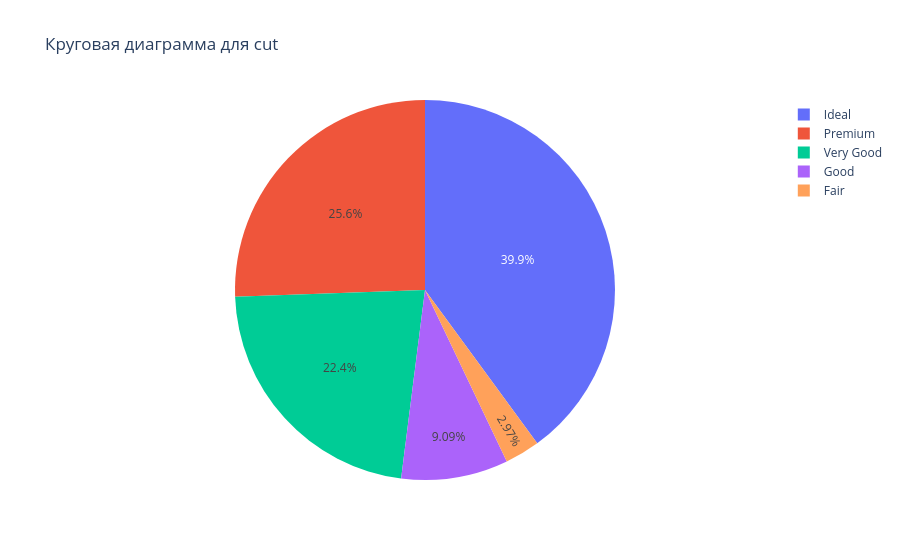
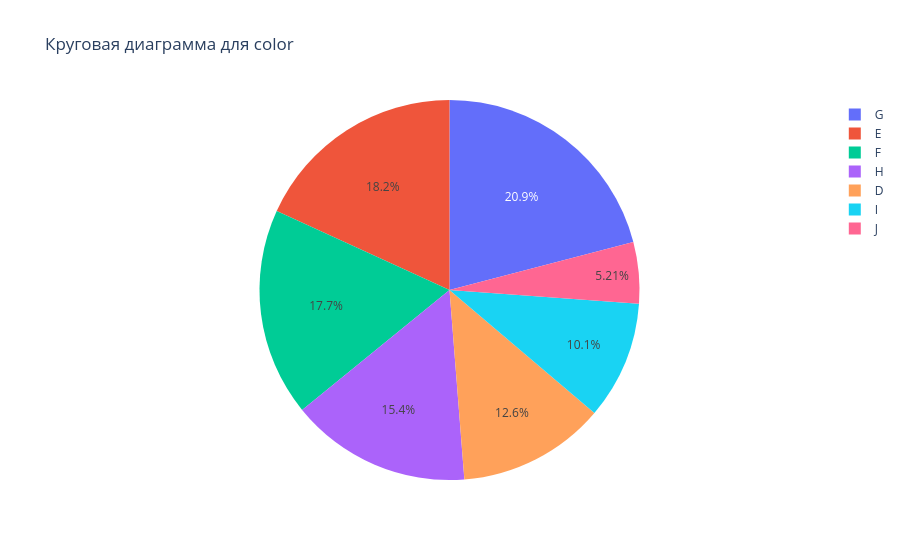
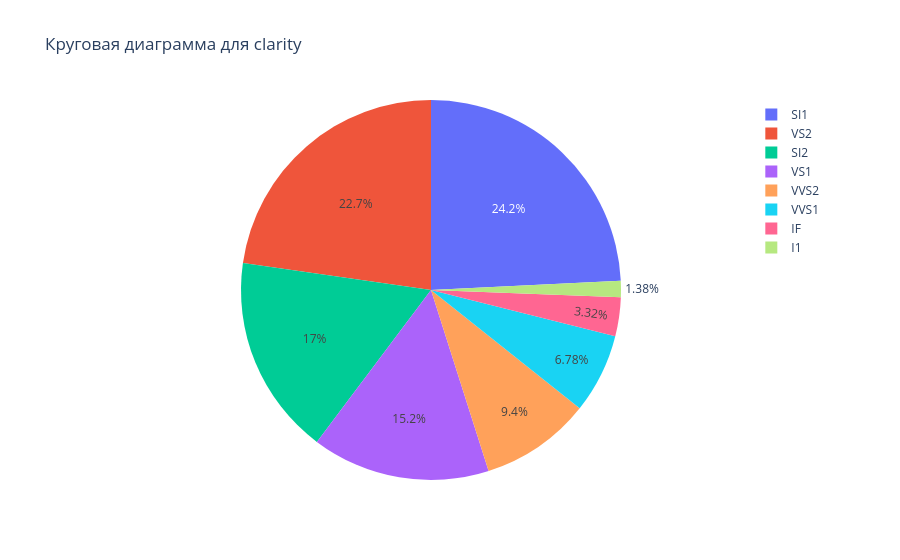

Here is the notebook cell these charts were saved with, in order:
### Code cell
create_pie_charts(df, category)

### Figure 1 — Plotly figure (JSON) as saved in the notebook; plotly's stock layout.template omitted (floating-point values rounded to 4 significant figures)
{"data": [{"domain": {"x": [0, 1], "y": [0, 1]}, "hovertemplate": "cut=%{label}<br>count=%{value}<extra></extra>", "labels": ["Ideal", "Premium", "Very Good", "Good", "Fair"], "legendgroup": "", "name": "", "showlegend": true, "type": "pie", "values": [21488, 13748, 12069, 4891, 1598]}], "layout": {"legend": {"tracegroupgap": 0}, "title": {"text": "Круговая диаграмма для cut"}}}

### Figure 2 — Plotly figure (JSON) as saved in the notebook; plotly's stock layout.template omitted (floating-point values rounded to 4 significant figures)
{"data": [{"domain": {"x": [0, 1], "y": [0, 1]}, "hovertemplate": "color=%{label}<br>count=%{value}<extra></extra>", "labels": ["G", "E", "F", "H", "D", "I", "J"], "legendgroup": "", "name": "", "showlegend": true, "type": "pie", "values": [11262, 9776, 9520, 8272, 6755, 5407, 2802]}], "layout": {"legend": {"tracegroupgap": 0}, "title": {"text": "Круговая диаграмма для color"}}}

### Figure 3 — Plotly figure (JSON) as saved in the notebook; plotly's stock layout.template omitted (floating-point values rounded to 4 significant figures)
{"data": [{"domain": {"x": [0, 1], "y": [0, 1]}, "hovertemplate": "clarity=%{label}<br>count=%{value}<extra></extra>", "labels": ["SI1", "VS2", "SI2", "VS1", "VVS2", "VVS1", "IF", "I1"], "legendgroup": "", "name": "", "showlegend": true, "type": "pie", "values": [13032, 12229, 9150, 8156, 5056, 3647, 1784, 740]}], "layout": {"legend": {"tracegroupgap": 0}, "title": {"text": "Круговая диаграмма для clarity"}}}
